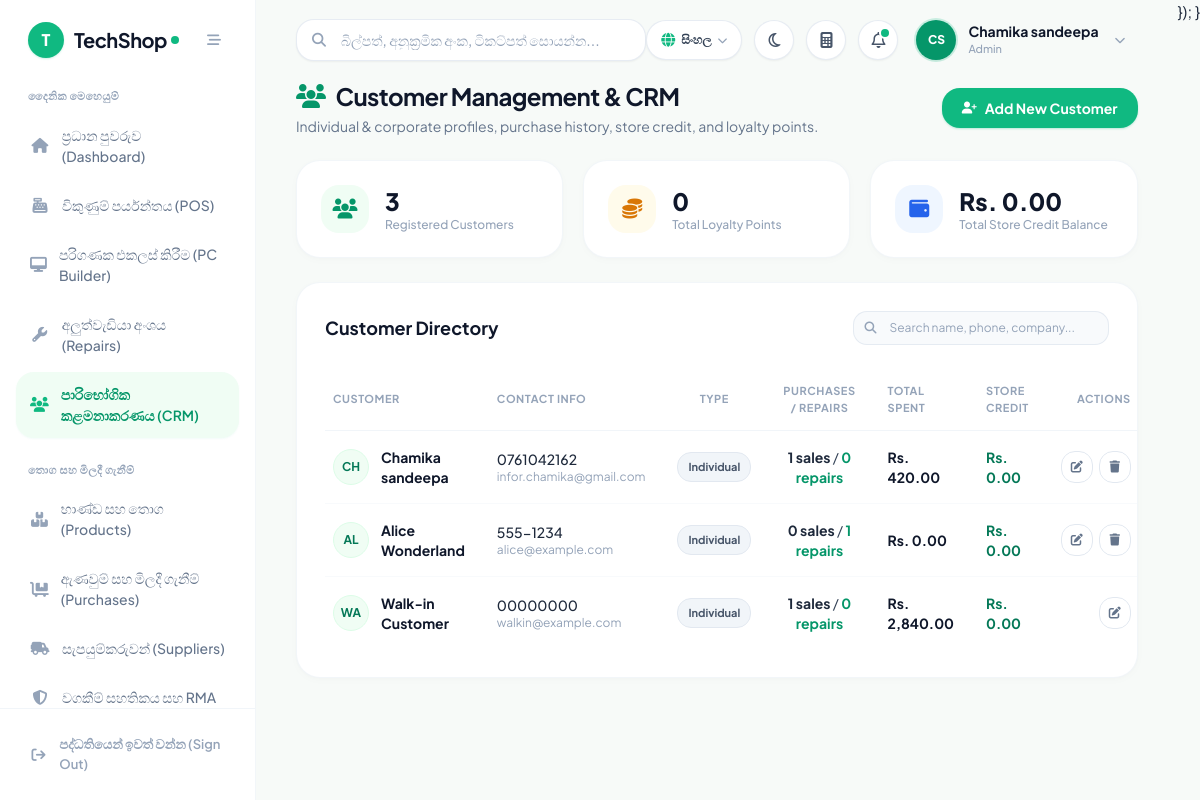
The page /pages/customers.php?lang=si (signed in) on the database its author committed.
### tables this page shows
CREATE TABLE IF NOT EXISTS `settings` (
  `setting_key` varchar(50) NOT NULL,
  `setting_value` text,
  `created_at` timestamp NULL DEFAULT CURRENT_TIMESTAMP,
  `updated_at` timestamp NULL DEFAULT CURRENT_TIMESTAMP ON UPDATE CURRENT_TIMESTAMP,
  PRIMARY KEY (`setting_key`)
);

CREATE TABLE IF NOT EXISTS `users` (
  `id` bigint unsigned NOT NULL AUTO_INCREMENT,
  `name` varchar(255) NOT NULL,
  `email` varchar(255) NOT NULL,
  `password` varchar(255) NOT NULL,
  `role` varchar(50) NOT NULL DEFAULT 'Cashier',
  `status` tinyint(1) NOT NULL DEFAULT '1',
  `created_at` timestamp NULL DEFAULT CURRENT_TIMESTAMP,
  `updated_at` timestamp NULL DEFAULT CURRENT_TIMESTAMP ON UPDATE CURRENT_TIMESTAMP,
  `phone` varchar(30) DEFAULT NULL,
  `branch_id` int unsigned NOT NULL DEFAULT '1',
  PRIMARY KEY (`id`),
  UNIQUE KEY `email` (`email`)
);

CREATE TABLE IF NOT EXISTS `customers` (
  `id` bigint unsigned NOT NULL AUTO_INCREMENT,
  `name` varchar(255) NOT NULL,
  `phone` varchar(50) DEFAULT NULL,
  `email` varchar(255) DEFAULT NULL,
  `address` text,
  `points` int NOT NULL DEFAULT '0',
  `created_at` timestamp NULL DEFAULT CURRENT_TIMESTAMP,
  `updated_at` timestamp NULL DEFAULT CURRENT_TIMESTAMP ON UPDATE CURRENT_TIMESTAMP,
  `company_name` varchar(255) DEFAULT NULL,
  `customer_type` varchar(50) NOT NULL DEFAULT 'Individual',
  `credit_limit` decimal(10,2) NOT NULL DEFAULT '0.00',
  `store_credit` decimal(10,2) NOT NULL DEFAULT '0.00',
  PRIMARY KEY (`id`)
);

### pages/customers.php (the view, shortened to what the rows shown need)
<?php
require_once '../includes/db.php';
require_once '../includes/header.php';
$customers = [];
if ($pdo) {
    try {
        $stmt = $pdo->query("
            SELECT c.*,
                   COUNT(DISTINCT s.id) as total_purchases,
                   COALESCE(SUM(s.total_amount), 0) as total_spent,
                   COUNT(DISTINCT r.id) as total_repairs
            FROM customers c
            LEFT JOIN sales s ON c.id = s.customer_id AND s.status = 'Completed'
            LEFT JOIN repair_jobs r ON c.id = r.customer_id
            GROUP BY c.id
            ORDER BY c.id DESC
        ");
        $customers = $stmt->fetchAll(PDO::FETCH_ASSOC);
    } catch (Exception $e) {}
}
?>
<div class="space-y-6 max-w-7xl mx-auto">
    <div class="flex flex-col sm:flex-row sm:items-center justify-between gap-4">
        <div>
            <h1 class="text-2xl font-bold text-slate-900 tracking-tight flex items-center gap-2.5">
                <i class="fa-solid fa-users text-emerald-600"></i>
                <span>Customer Management & CRM</span>
            </h1>
        </div>
    </div>
    <div class="bg-white rounded-3xl shadow-card border border-slate-100/90 p-6 sm:p-7 overflow-hidden">
        <div class="flex flex-col sm:flex-row sm:items-center justify-between gap-4 mb-6">
            <h2 class="text-lg font-bold text-slate-900">Customer Directory</h2>
        </div>
        <div class="overflow-x-auto -mx-6 sm:-mx-7 px-6 sm:px-7">
            <table class="w-full text-left border-collapse" id="customersTable">
                <thead>
                    <tr class="border-b border-slate-100 text-[11px] font-bold text-slate-400 uppercase tracking-wider">
                        <th class="py-3.5 pr-4 pl-2">Customer</th>
                        <th class="py-3.5 px-4">Contact Info</th>
                        <th class="py-3.5 px-4 text-center">Type</th>
                        <th class="py-3.5 px-4 text-center">Purchases / Repairs</th>
                        <th class="py-3.5 px-4">Total Spent</th>
                        <th class="py-3.5 px-4">Store Credit</th>
                        <th class="py-3.5 pl-4 pr-2 text-right">Actions</th>
                    </tr>
                </thead>
                <tbody class="divide-y divide-slate-50 text-xs sm:text-sm text-slate-700">
                    <?php foreach ($customers as $c):
                        $cust_type = $c['customer_type'] ?? 'Individual';
                        $cust_name = $c['name'] ?? 'Customer';
                        $cust_phone = $c['phone'] ?? '';
                        $cust_email = $c['email'] ?? '';
                        $cust_spent = (float)($c['total_spent'] ?? 0);
                        $cust_credit = (float)($c['store_credit'] ?? 0);
                        $cust_purchases = (int)($c['total_purchases'] ?? 0);
                        $cust_repairs = (int)($c['total_repairs'] ?? 0);
                    ?>
                    <tr class="hover:bg-slate-50/60 transition-colors group">
                        <td class="py-4 pr-4 pl-2 font-semibold text-slate-900">
                            <div class="flex items-center gap-3">
                                <div class="w-9 h-9 rounded-full bg-emerald-50 text-emerald-700 font-bold flex items-center justify-center text-xs shrink-0 border border-emerald-100">
                                    <?php echo strtoupper(substr($cust_name, 0, 2)); ?>
                                </div>
                                <div>
                                    <span class="block font-bold text-slate-900"><?php echo htmlspecialchars($cust_name); ?></span>
                                </div>
                            </div>
                        </td>
                        <td class="py-4 px-4">
                            <p class="font-medium text-slate-800"><?php echo htmlspecialchars($cust_phone); ?></p>
                            <p class="text-xs text-slate-400 truncate max-w-xs"><?php echo htmlspecialchars($cust_email); ?></p>
                        </td>
                        <td class="py-4 px-4 text-center">
                            <span class="inline-block text-[11px] font-bold px-2.5 py-1 rounded-xl <?php echo $cust_type === 'Corporate' ? 'bg-purple-50 text-purple-700 border border-purple-200' : 'bg-slate-100 text-slate-600 border border-slate-200'; ?>">
                                <?php echo htmlspecialchars($cust_type); ?>
                            </span>
                        </td>
                        <td class="py-4 px-4 text-center">
                            <span class="font-bold text-slate-800"><?php echo $cust_purchases; ?> sales</span> /
                            <span class="font-bold text-emerald-600"><?php echo $cust_repairs; ?> repairs</span>
                        </td>
                        <td class="py-4 px-4 font-bold text-slate-900">
                            <?php echo htmlspecialchars($currency_symbol); ?> <?php echo number_format($cust_spent, 2); ?>
                        </td>
                        <td class="py-4 px-4 font-bold text-emerald-700">
                            <?php echo htmlspecialchars($currency_symbol); ?> <?php echo number_format($cust_credit, 2); ?>
                        </td>
                        <td class="py-4 pl-4 pr-2 text-right">
                            <div class="flex items-center justify-end gap-1.5">
                                <button onclick="openCustomerModal('edit', <?php echo htmlspecialchars(json_encode($c)); ?>)" class="w-8 h-8 rounded-xl border border-slate-200 text-slate-500 hover:text-emerald-600 hover:bg-emerald-50 flex items-center justify-center transition-colors text-xs">
                                    <i class="fa-solid fa-pen-to-square"></i>
                                </button>
                                <?php if (($c['id'] ?? 0) != 1 && can_write_page('customers.php')): ?>
                                <form method="POST" action="customers.php" onsubmit="return confirm('Delete customer <?php echo addslashes($cust_name); ?>?');" class="inline">
                                    <button type="submit" class="w-8 h-8 rounded-xl border border-slate-200 text-slate-500 hover:text-red-600 hover:bg-red-50 flex items-center justify-center transition-colors text-xs">
                                        <i class="fa-solid fa-trash"></i>
                                    </button>
                                </form>
                                <?php endif; ?>
                            </div>
                        </td>
                    </tr>
                    <?php endforeach; ?>
                </tbody>
            </table>
        </div>
    </div>
</div>
<?php require_once '../includes/footer.php'; ?>
<?php require_once '../includes/footer.php'; ?>

### includes/header.php (shortened to what the rows shown need)
<?php
require_once __DIR__ . '/auth.php';
enforce_page_access();
$user = $_SESSION['user'];
        ?>
        <?php
$sys_name = 'TechShop';
$sys_logo = '';
if (isset($pdo) && $pdo) {
    try {
        $stmt_h = $pdo->query("SELECT setting_key, setting_value FROM settings WHERE setting_key IN ('system_name', 'shop_logo', 'currency_symbol', 'shop_currency', 'supported_currencies_json')");
        $all_settings = [];
        while ($row = $stmt_h->fetch()) {
            $all_settings[$row['setting_key']] = $row['setting_value'];
            if ($row['setting_key'] === 'system_name' && !empty($row['setting_value'])) $sys_name = $row['setting_value'];
        }
        $active_currencies = [];
        if (!empty($all_settings['supported_currencies_json'])) {
            $decoded_currs = json_decode($all_settings['supported_currencies_json'], true);
            if (is_array($decoded_currs)) {
                foreach ($decoded_currs as $c) {
                    if (($c['status'] ?? 'active') === 'active') {
                        $active_currencies[$c['code']] = $c;
                    }
                }
            }
        }
        $pref_code = $all_settings['shop_currency'] ?? '';
        if (!empty($pref_code) && isset($active_currencies[$pref_code])) {
            $currency_code = $pref_code;
            $currency_symbol = $active_currencies[$pref_code]['symbol'] ?? 'Rs.';
        } elseif (!empty($all_settings['currency_symbol'])) {
            $currency_symbol = $all_settings['currency_symbol'];
        } elseif (!empty($active_currencies)) {
            $first_active = reset($active_currencies);
            $currency_code = $first_active['code'];
            $currency_symbol = $first_active['symbol'] ?? 'Rs.';
        }
    } catch (\Exception $e) {}
}
$user_name = $user['name'] ?? 'Staff User';
$user_role = $user['role'] ?? 'Cashier';
$name_parts = explode(' ', trim($user_name));
$initials = strtoupper(substr($name_parts[0] ?? 'U', 0, 1) . (isset($name_parts[1]) ? substr($name_parts[1], 0, 1) : ''));
?>
<!DOCTYPE html>
<html lang="en" class="h-full">
<head>
    <script src="https://cdn.tailwindcss.com"></script>
    <link rel="stylesheet" href="https://cdnjs.cloudflare.com/ajax/libs/font-awesome/6.5.1/css/all.min.css">
</head>
<body class="bg-[#F7FAF8] text-slate-800 font-sans flex h-screen overflow-hidden antialiased">
    <aside id="mainSidebar" class="w-64 bg-white border-r border-slate-100/90 flex flex-col fixed md:static inset-y-0 left-0 z-50 transform -translate-x-full md:translate-x-0 transition-transform duration-200 ease-in-out">
        <div class="h-20 flex items-center justify-between px-7">
            <a href="dashboard.php" class="flex items-center gap-2.5 group">
                <?php if ($sys_logo): ?>
                    <img src="../uploads/logo/<?php echo htmlspecialchars($sys_logo); ?>" alt="Logo" class="h-9 w-9 object-contain rounded-xl">
                <?php else: ?>
                    <div class="w-9 h-9 rounded-2xl bg-emerald-500 text-white flex items-center justify-center font-black text-base shadow-sm shadow-emerald-500/20">
                        <?php echo strtoupper(substr($sys_name, 0, 1)); ?>
                    </div>
                <?php endif; ?>
                <div class="flex items-center tracking-tight">
                    <span class="text-xl font-bold text-slate-900 tracking-tight"><?php echo htmlspecialchars($sys_name); ?></span>
                    <span class="w-2 h-2 rounded-full bg-emerald-500 ml-1 inline-block"></span>
                </div>
            </a>
        </div>
    </aside>
    <main class="flex-1 flex flex-col h-screen overflow-hidden bg-[#F7FAF8]">
        <header class="h-20 bg-transparent flex items-center justify-between px-6 lg:px-10 z-20 shrink-0">
            <div class="flex items-center space-x-2 sm:space-x-3">
                <div class="relative">
                    <button id="userMenuBtn" onclick="toggleUserMenu()" class="flex items-center gap-3 p-1.5 pr-3 rounded-full hover:bg-white transition-all">
                        <div class="w-10 h-10 rounded-full bg-emerald-600 text-white font-extrabold flex items-center justify-center text-xs shadow-sm ring-2 ring-emerald-500/20">
                            <?php echo htmlspecialchars($initials); ?>
                        </div>
                        <div class="text-left hidden md:block">
                            <div class="text-sm font-bold text-slate-900 leading-tight"><?php echo htmlspecialchars($user_name); ?></div>
                            <div class="text-[11px] font-medium text-slate-400"><?php echo htmlspecialchars($user_role); ?></div>
                        </div>
                        <i class="fa-solid fa-chevron-down text-slate-400 text-[11px] ml-1"></i>
                    </button>
                </div>
            </div>
        </header>
        <div class="flex-1 overflow-y-auto px-6 lg:px-10 pb-10">

### rows shown on the page
settings: setting_value "T", setting_value "TechShop"
users: name "CS", name "Chamika sandeepa", role "Admin"
customers: name "CH", name "Chamika sandeepa", phone "0761042162", email "infor.chamika@gmail.com", customer_type "Individual", cust_purchases "1", cust_repairs "0", cust_spent "420.00", store_credit "0.00"
customers: name "AL", name "Alice Wonderland", phone "555-1234", email "alice@example.com", customer_type "Individual", cust_purchases "0", cust_repairs "1", cust_spent "0.00", store_credit "0.00"
customers: name "WA", name "Walk-in Customer", phone "00000000", email "walkin@example.com", customer_type "Individual", cust_purchases "1", cust_repairs "0", cust_spent "2,840.00", store_credit "0.00"

### other values the page prints
__('nav_operations') "දෛනික මෙහෙයුම්"
__('nav_dashboard') "ප්‍රධාන පුවරුව (Dashboard)"
__('nav_pos') "විකුණුම් පර්යන්තය (POS)"
__('nav_pc_builder') "පරිගණක එකලස් කිරීම (PC Builder)"
__('nav_repairs') "අලුත්වැඩියා අංශය (Repairs)"
__('nav_customers') "පාරිභෝගික කළමනාකරණය (CRM)"
__('nav_inventory_supply') "තොග සහ මිලදී ගැනීම්"
__('nav_products') "භාණ්ඩ සහ තොග (Products)"
__('nav_purchases') "ඇණවුම් සහ මිලදී ගැනීම් (Purchases)"
__('nav_suppliers') "සැපයුම්කරුවන් (Suppliers)"
__('nav_warranty') "වගකීම් සහතිකය සහ RMA"
__('nav_sign_out') "පද්ධතියෙන් ඉවත් වන්න (Sign Out)"
$total_customers "3"
$total_points "0"
$currency_symbol "Rs."
